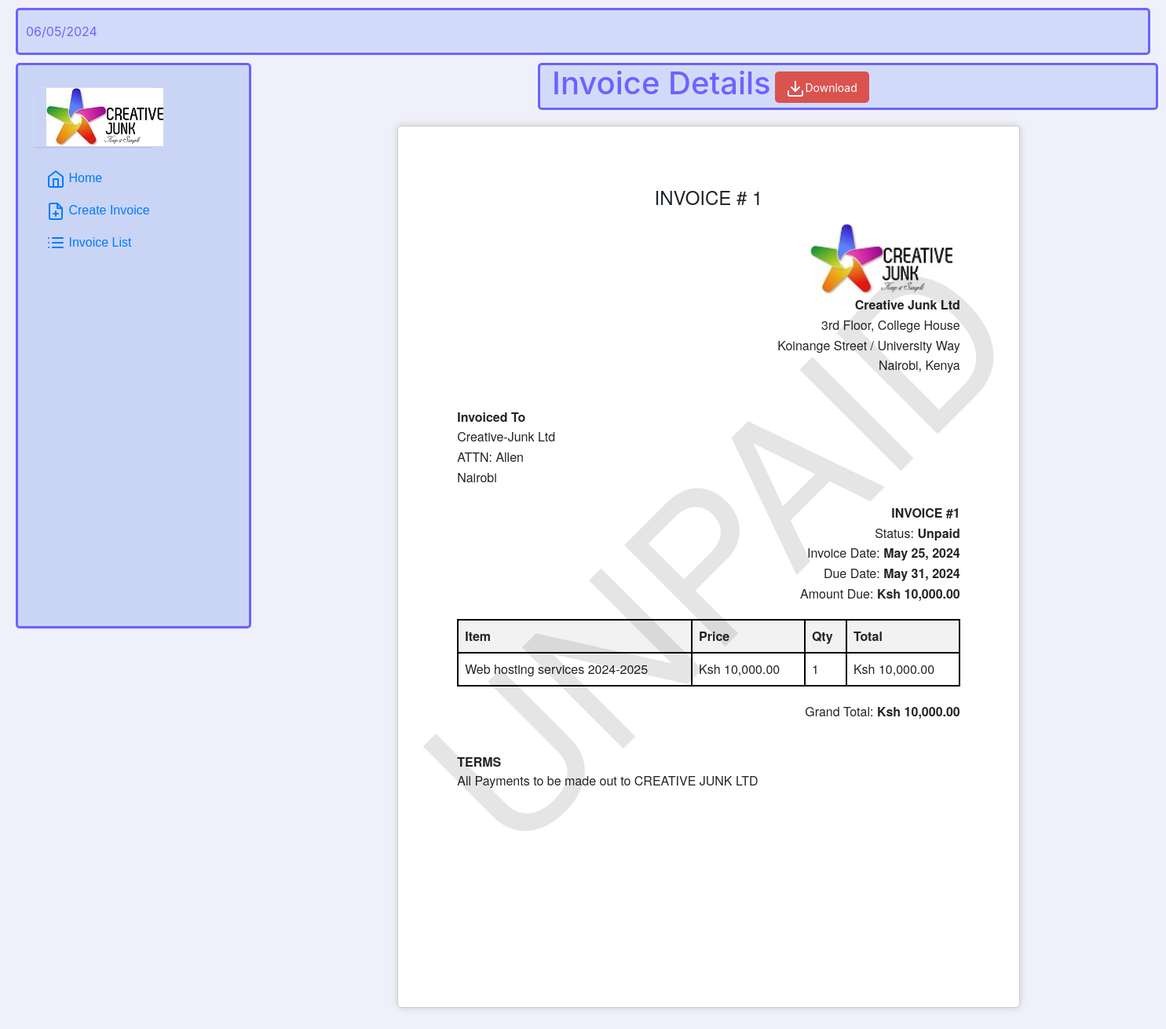
Page /invoice/1/ on the committed database.
### invoicing_app/models.py (models this page shows, shortened)
class Invoice(models.Model):
    company_name = models.CharField(max_length=100)
    client_name = models.CharField(max_length=200)
    billing_address = models.CharField(max_length=200)
    item_description = models.TextField()
    item_quantity = models.IntegerField()
    item_price = models.DecimalField(max_digits=10, decimal_places=2)
    created_at = models.DateTimeField(auto_now_add=True)
    due_date = models.DateTimeField()
    paid = models.BooleanField(default=False)
    @property
    def total_cost(self):
        return self.item_quantity * self.item_price

### invoicing_app/views.py (the view)
# urls.py: path('invoice/<int:invoice_id>/', invoice_detail, name='invoice_detail'),
def invoice_detail(request, invoice_id):
    invoice = get_object_or_404(Invoice, pk=invoice_id)
    return render(request, 'invoice/invoice_detail.html', {'invoice': invoice})

### login/templates/invoice/invoice_detail.html (shortened to what this page needs)
{% extends 'invoice/index.html' %}
{% block css %}
{% load static %}
    <link rel="stylesheet" href="{% static 'invoice/invoice_detail.css' %}">
{% endblock %}
{% load humanize %}
{% block content %}
<div class="header">
    <div class="page_title">
        <h1>Invoice Details</h1>
        <div class="download">
            <a href="{% url 'invoicing_app:generate_invoice_pdf' invoice.id %}" class="btn btn-secondary btn-sm">
                <span data-feather="download"></span>Download</a>
        </div>
    </div>
</div>
<div class="invoice-box">
    {% if invoice.paid %}
    <div class="watermark paid">PAID</div>
    {% else %}
    <div class="watermark unpaid">UNPAID</div>
    {% endif %}
    <h1>INVOICE # {{ invoice.id }}</h1>
    <div class="company-brand">
        {% load static %}
        <img src="{% static 'invoice/creative-junk_logo.jpg'%}"><br>
    </div>
    <div class="company-info">
        <p><strong>Creative Junk Ltd</strong></p>
        <p>3rd Floor, College House</p>
        <p>Koinange Street / University Way</p>
        <p>Nairobi, Kenya</p>
    </div>
    <div class="invoice-to">
        <p><strong>Invoiced To</strong></p>
        <p>{{ invoice.company_name }}</p>
        <p>ATTN: {{ invoice.client_name }}</p>
        <p>{{ invoice.billing_address }}</p>
    </div>
    <div class="invoice-details">
        <p><strong>INVOICE #{{ invoice.id }}</strong></p>
        <p>Status: <strong>{{invoice.paid|yesno:"Paid,Unpaid" }}</strong></span></p>
        <p>Invoice Date: <strong>{{ invoice.created_at|date:"DATE_FORMAT" }}</strong></p>
        <p>Due Date: <strong>{{ invoice.due_date|date:"DATE_FORMAT" }}</strong></p>
        <p>Amount Due: <strong>Ksh {{ invoice.total_cost | floatformat:2|intcomma }}</strong></p>
    </div>
    <table>
        <thead>
            <tr>
                <th>Item</th>
                <th>Price</th>
                <th>Qty</th>
                <th>Total</th>
            </tr>
        </thead>
        <tbody>
            <tr>
                <td>{{ invoice.item_description }}</td>
                <td>Ksh {{ invoice.item_price | floatformat:2|intcomma }}</td>
                <td>{{ invoice.item_quantity }}</td>
                <td>Ksh {{ invoice.total_cost | floatformat:2|intcomma }}</td>
            </tr>
        </tbody>
    </table>
    <div class="totals">
        <p>Grand Total: <strong>Ksh {{ invoice.total_cost | floatformat:2|intcomma }}</strong></p>
    </div>
    <div class="terms">
        <p><strong>TERMS</strong></p>
        <p>All Payments to be made out to CREATIVE JUNK LTD</p>
    </div>
</div>
{% endblock %}

### login/static/invoice/dash.css (style rules this page uses)
* { margin: 0; padding: 0; box-sizing: border-box; }
body { margin: 0; display: flex; background-color: #f0f0fa; height: 80vh; justify-content: center; }

### login/static/invoice/invoice_detail.css (style rules this page uses)
.header { padding: 10px; text-align: right; background-color: #d1dbf9; border-radius: 5px; margin-bottom: 8px; display: flex; width: 790px; border: solid 3px #6C63FF; margin-left: 345px; justify-content: space-between; box-sizing: border-box; height: 60px; align-items: center; }
.page_title { display: flex; text-align: left; color: #6C63FF; align-items: center; padding-left: 20px; }
.page_title a { color: #fff; background-color: #d9534f; border: none; padding: 10px 10px; border-radius: 5px; cursor: pointer; position: relative; height: 40px; width: 120px; margin-top: 5px; }
.download { margin-bottom: 4px; position: relative; padding: 8px 30px 8px 10px; border-radius: 4px; outline: none; justify-content: flex-end; box-sizing: border-box; }
.page_title, .download { padding: 5px; flex: 1; }
.invoice-box { height: 297mm; width: 210mm; background-color: #fff; padding: 20mm; margin: 20px auto; border: 1px solid #ccc; box-shadow: 0 0 10px rgba(0, 0, 0, 0.15); border-radius: 5px; font-size: 16px; line-height: 24px; font-family: 'Helvetica Neue', 'Helvetica', Helvetica, Arial, sans-serif; box-sizing: border-box; justify-content: center; align-items: center; }
.invoice-box h1 { font-size: 24px; text-align: center; margin-bottom: 20px; }
.company-info, .invoice-to, .invoice-details { margin-bottom: 20px; }
.company-info p { margin: 0; line-height: 1.6; text-align: right; vertical-align: text-bottom; }
.company-brand img { justify-content: flex-end; height: 90px; margin-left: 450px; }
.invoice-to p, .invoice-details p { margin: 0; line-height: 1.6; }
.invoice-to { margin-top: 40px; }
.invoice-details { text-align: right; }
table { width: 100%; border-collapse: collapse; margin-bottom: 20px; line-height: inherit; text-align: left; }
table th, table td { border: 2px solid #000000; padding: 8px; text-align: left; vertical-align: top; }
table th { background-color: #f2f2f2; }
.totals { text-align: right; margin-bottom: 20px; }
.terms { margin-top: 40px; }
.terms p { margin: 0; }
.watermark { position: absolute; top: 50%; left: 50%; transform: translate(-50%, -50%) rotate(-45deg); font-size: 250px; color: rgba(0, 0, 0, 0.1); pointer-events: none; user-select: none; z-index: 1000; margin-left: 0px; white-space: nowrap; }
.watermark.unpaid { content: 'UNPAID'; }

### rows in the picture
Invoice: id "1", company_name "Creative-Junk Ltd", client_name "Allen", billing_address "Nairobi", paid "Unpaid", created_at "May 25, 2024", due_date "May 31, 2024", total_cost "10,000.00", item_description "Web hosting services 2024-2025", item_price "10,000.00", item_quantity "1"
